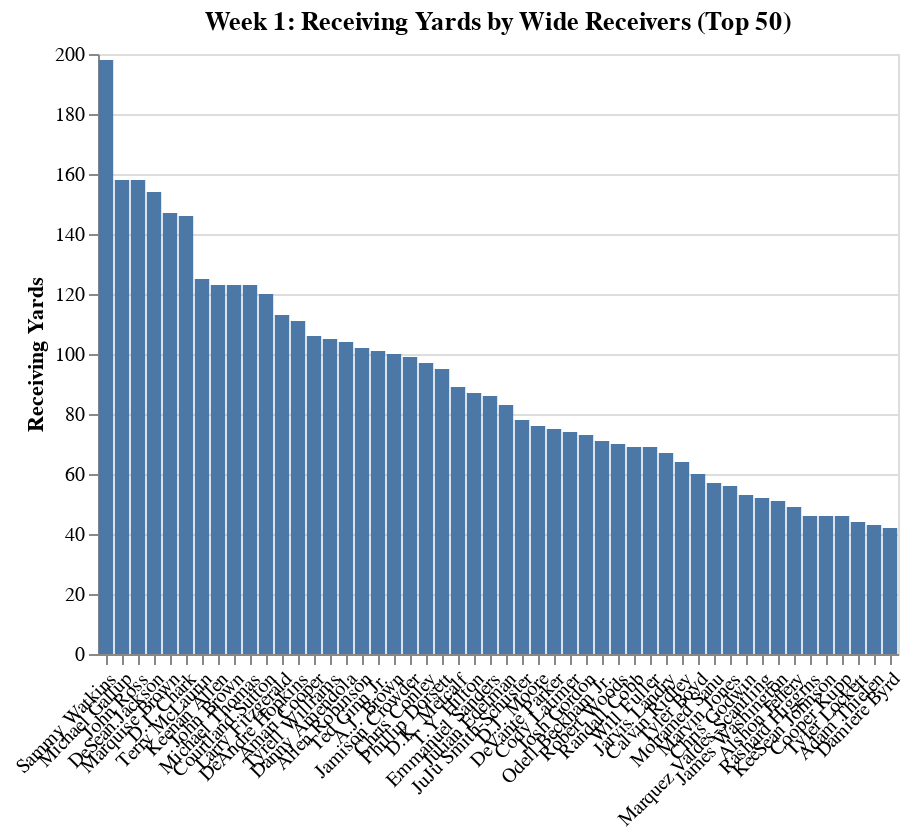

Source (notebook cell):
### Code cell
chart

### Figure 1 — Vega-Lite specification as saved in the notebook (floating-point values rounded to 4 significant figures)
{"$schema": "https://vega.github.io/schema/vega-lite/v3.4.0.json", "config": {"background": "white", "mark": {"tooltip": null}, "view": {"height": 300, "width": 400}}, "data": {"name": "data-638e6839fe70f133d76c32b9257e0b53"}, "datasets": {"data-638e6839fe70f133d76c32b9257e0b53": [{"Player": "Sammy Watkins", "ReceivingYards": 198, "Team": "KC"}, {"Player": "Michael Gallup", "ReceivingYards": 158, "Team": "DAL"}, {"Player": "John Ross", "ReceivingYards": 158, "Team": "CIN"}, {"Player": "DeSean Jackson", "ReceivingYards": 154, "Team": "PHI"}, {"Player": "Marquise Brown", "ReceivingYards": 147, "Team": "BAL"}, {"Player": "D.J. Chark", "ReceivingYards": 146, "Team": "JAC"}, {"Player": "Terry McLaurin", "ReceivingYards": 125, "Team": "WAS"}, {"Player": "Keenan Allen", "ReceivingYards": 123, "Team": "LAC"}, {"Player": "John Brown", "ReceivingYards": 123, "Team": "BUF"}, {"Player": "Michael Thomas", "ReceivingYards": 123, "Team": "NO"}, {"Player": "Courtland Sutton", "ReceivingYards": 120, "Team": "DEN"}, {"Player": "Larry Fitzgerald", "ReceivingYards": 113, "Team": "ARI"}, {"Player": "DeAndre Hopkins", "ReceivingYards": 111, "Team": "HOU"}, {"Player": "Amari Cooper", "ReceivingYards": 106, "Team": "DAL"}, {"Player": "Tyrell Williams", "ReceivingYards": 105, "Team": "OAK"}, {"Player": "Danny Amendola", "ReceivingYards": 104, "Team": "DET"}, {"Player": "Allen Robinson", "ReceivingYards": 102, "Team": "CHI"}, {"Player": "Ted Ginn Jr.", "ReceivingYards": 101, "Team": "NO"}, {"Player": "A.J. Brown", "ReceivingYards": 100, "Team": "TEN"}, {"Player": "Jamison Crowder", "ReceivingYards": 99, "Team": "NYJ"}, {"Player": "Chris Conley", "ReceivingYards": 97, "Team": "JAC"}, {"Player": "Phillip Dorsett", "ReceivingYards": 95, "Team": "NE"}, {"Player": "D.K. Metcalf", "ReceivingYards": 89, "Team": "SEA"}, {"Player": "T.Y. Hilton", "ReceivingYards": 87, "Team": "IND"}, {"Player": "Emmanuel Sanders", "ReceivingYards": 86, "Team": "DEN"}, {"Player": "Julian Edelman", "ReceivingYards": 83, "Team": "NE"}, {"Player": "JuJu Smith-Schuster", "ReceivingYards": 78, "Team": "PIT"}, {"Player": "D.J. Moore", "ReceivingYards": 76, "Team": "CAR"}, {"Player": "DeVante Parker", "ReceivingYards": 75, "Team": "MIA"}, {"Player": "Cody Latimer", "ReceivingYards": 74, "Team": "NYG"}, {"Player": "Josh Gordon", "ReceivingYards": 73, "Team": "NE"}, {"Player": "Odell Beckham Jr.", "ReceivingYards": 71, "Team": "CLE"}, {"Player": "Robert Woods", "ReceivingYards": 70, "Team": "LAR"}, {"Player": "Randall Cobb", "ReceivingYards": 69, "Team": "DAL"}, {"Player": "Will Fuller", "ReceivingYards": 69, "Team": "HOU"}, {"Player": "Jarvis Landry", "ReceivingYards": 67, "Team": "CLE"}, {"Player": "Calvin Ridley", "ReceivingYards": 64, "Team": "ATL"}, {"Player": "Tyler Boyd", "ReceivingYards": 60, "Team": "CIN"}, {"Player": "Mohamed Sanu", "ReceivingYards": 57, "Team": "ATL"}, {"Player": "Marvin Jones", "ReceivingYards": 56, "Team": "DET"}, {"Player": "Chris Godwin", "ReceivingYards": 53, "Team": "TB"}, {"Player": "Marquez Valdes-Scantling", "ReceivingYards": 52, "Team": "GB"}, {"Player": "James Washington", "ReceivingYards": 51, "Team": "PIT"}, {"Player": "Alshon Jeffery", "ReceivingYards": 49, "Team": "PHI"}, {"Player": "Rashard Higgins", "ReceivingYards": 46, "Team": "CLE"}, {"Player": "KeeSean Johnson", "ReceivingYards": 46, "Team": "ARI"}, {"Player": "Cooper Kupp", "ReceivingYards": 46, "Team": "LAR"}, {"Player": "Tyler Lockett", "ReceivingYards": 44, "Team": "SEA"}, {"Player": "Adam Thielen", "ReceivingYards": 43, "Team": "MIN"}, {"Player": "Damiere Byrd", "ReceivingYards": 42, "Team": "ARI"}]}, "encoding": {"x": {"axis": {"labelAngle": -45, "title": ""}, "field": "Player", "sort": {"field": "ReceivingYards", "op": "sum", "order": "descending"}, "type": "nominal"}, "y": {"axis": {"title": "Receiving Yards"}, "field": "ReceivingYards", "type": "quantitative"}}, "mark": "bar", "title": "Week 1: Receiving Yards by Wide Receivers (Top 50)"}
